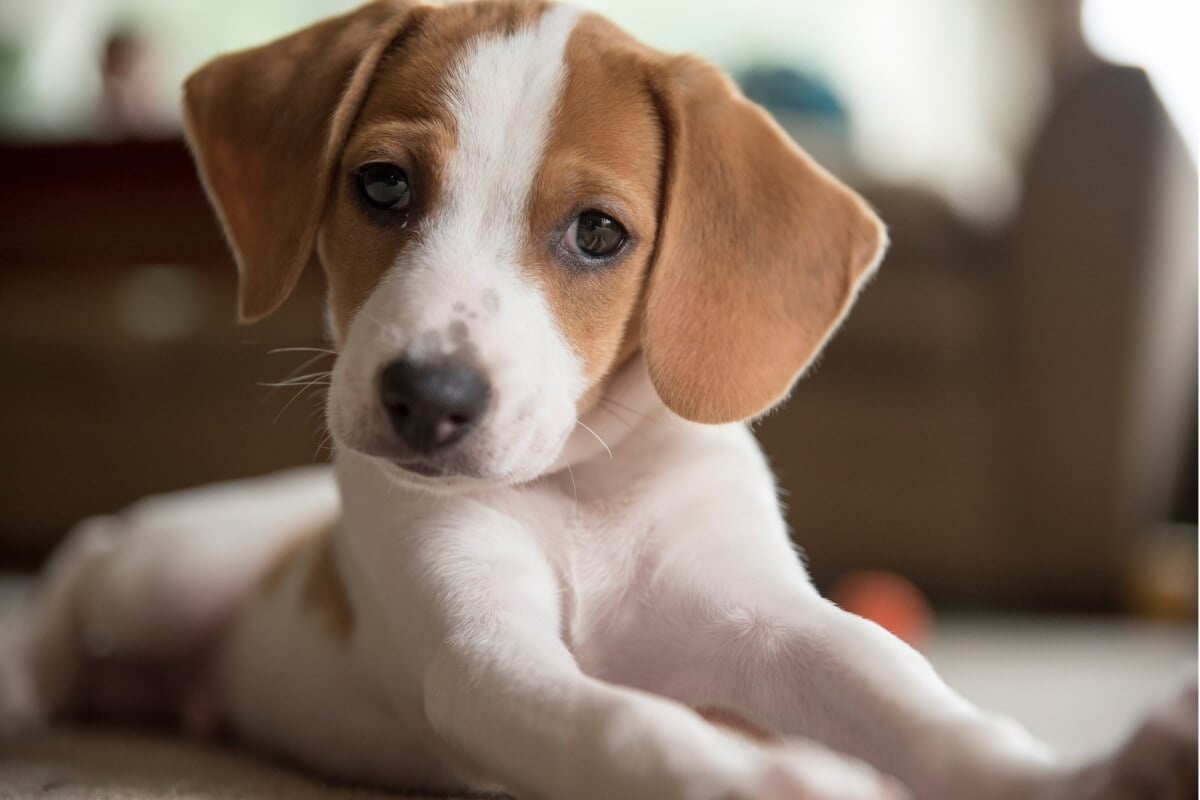
#> input picture Computação Grafica/Códigos/aula3/pratica/dog.jpg, 1200 x 800 px, found by its file name
$ python main.py
#> lines starting #> are read from the running program, lines starting #| are printed output that depends on the picture; after the words box and inside, x2 and y2 are one past the last pixel; in counts of white or black regions, pixels touching at a corner belong together
from PIL import Image, ImageFilter

# [48 lines of commented-out code are left out]
import  numpy as np
import random

def aplicar_ruido(img, prob):
    output = np.array(img)
    for i in range(output.shape[0]):
        for j in range(output.shape[1]):
            rnd = random.random()
            if rnd < prob:
                output[i][j] = 0 #preto
            elif rnd > 1 - prob:
                output[i][j] = 255 #branco
    return Image.fromarray(output)

img = Image.open('C:/Users/10695691600/Documents/7-Periodo/Computação Gráfica/aula3/dog.jpg')
#> img is the input picture: PIL image 1200x800 RGB; mean R, G, B 127.8, 109.4, 96.1
img2 = aplicar_ruido(img, 0.05)
#> after the loop in aplicar_ruido, `for i in range(output.shape[0]):`:
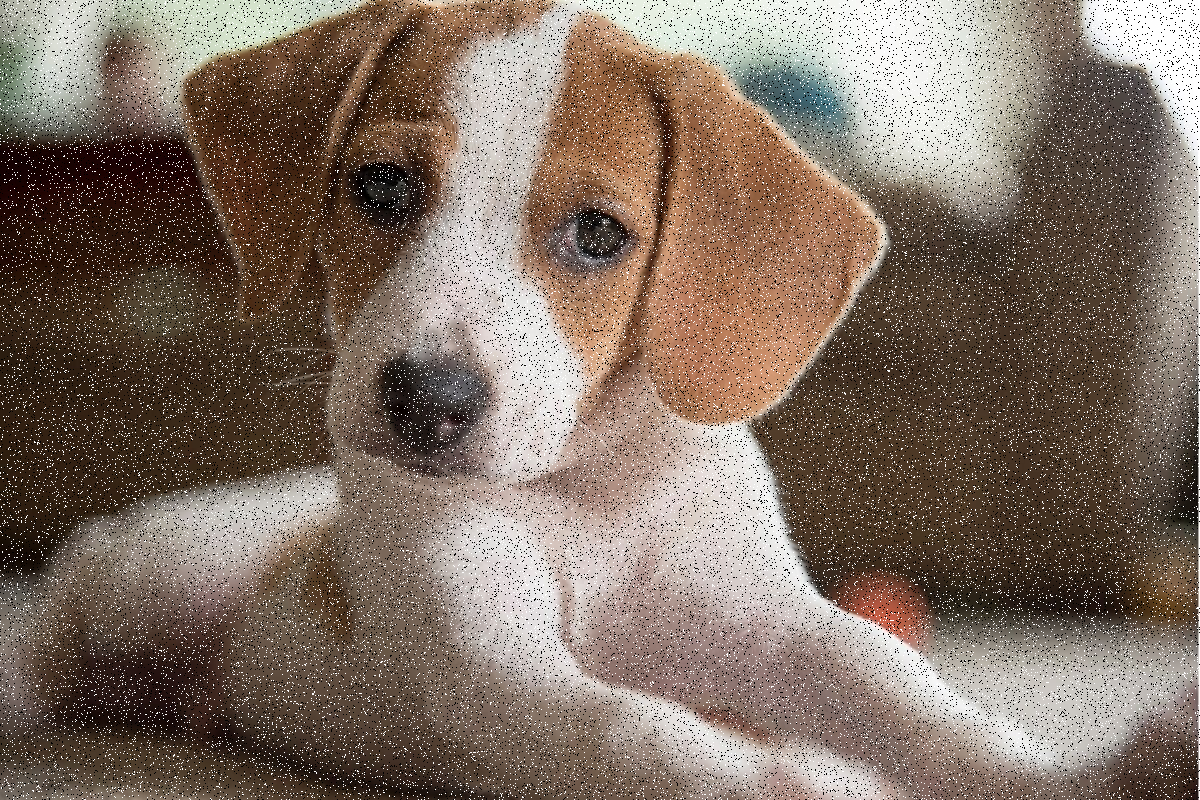
#> output: shape (800, 1200, 3); 9.96% of pixels changed, all inside (x1, y1, x2, y2) = (0, 0, 1200, 800)
img2.save('cachorroruido.jpg')

#Filtro de Mediana
img3 = img2.filter(ImageFilter.MedianFilter(size=3))
img3.save('cachorroruidomediana.jpg')

#Sharpen
img4 = img3.filter(ImageFilter.SHARPEN)
img4.save('cachorroruidomedianasharpen.jpg')
